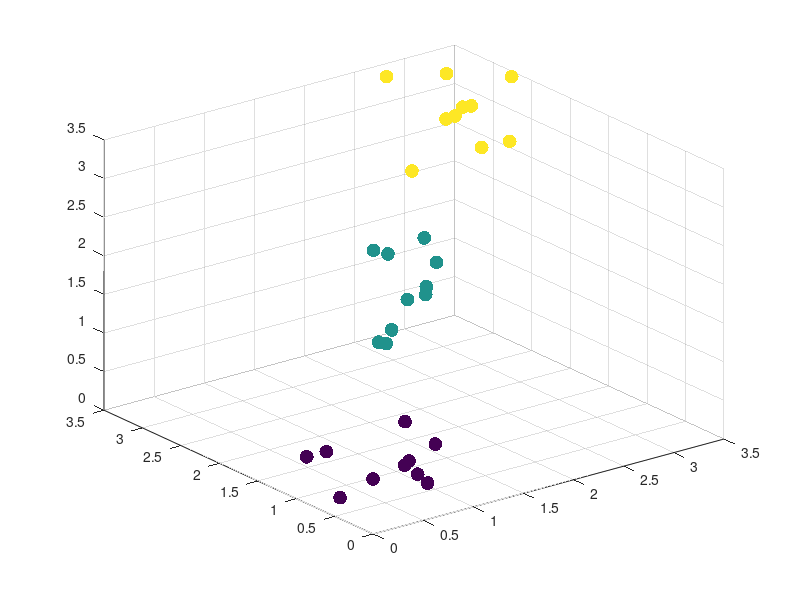

Write the MATLAB code that produced this figure.
%X = [ note_1(:),note_2(:),note_P(:) ];  
rng default;  % For reproducibility
X = [gallery('uniformdata',[10 3],12);...
    gallery('uniformdata',[10 3],13)+1.2;...
    gallery('uniformdata',[10 3],14)+2.5];

T = clusterdata(X,'distance','cityblock','maxclust',3);
find(T==5)

scatter3(X(:,1),X(:,2),X(:,3),100,T,'filled')
